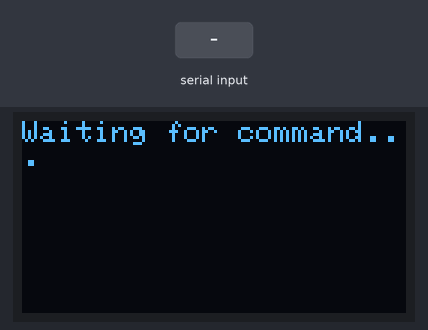
A sketch run on a simulated ESP32. Shown: 128×64 one-colour display. The inputs (shaded band) are chosen by the test bench.

Above: at 1.2 s.
1.3 s: "1" received over Serial
At 1.9 s:
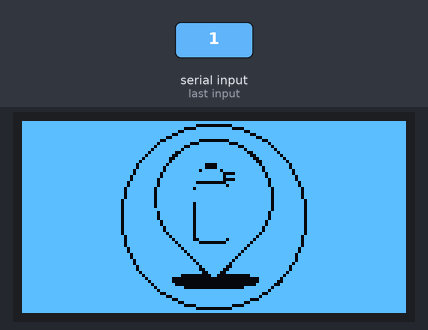
2.8 s: "2" received over Serial
At 4.0 s:
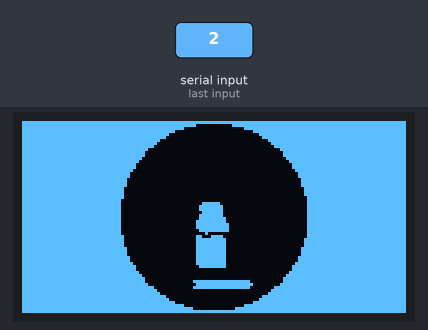
4.3 s: "3" received over Serial
At 5.4 s:
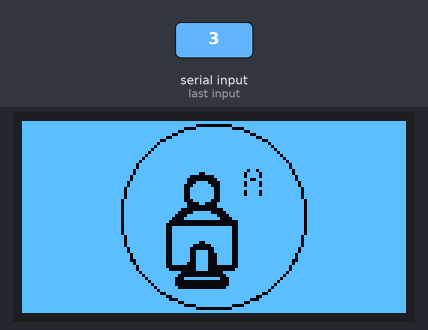
5.8 s: "4" received over Serial
At 6.6 s:
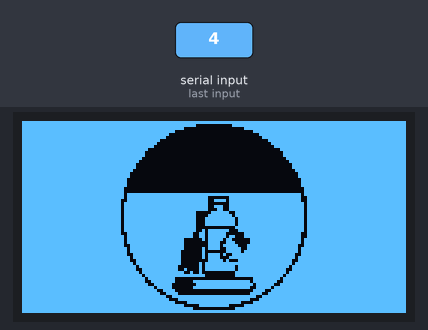
7.3 s: "5" received over Serial
At 7.7 s:
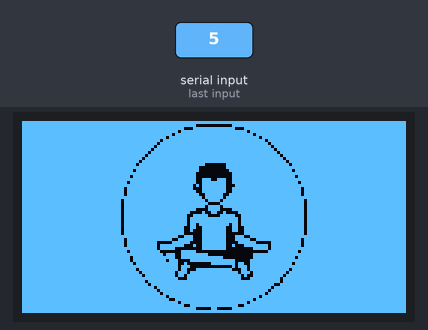
8.8 s: "C" received over Serial
At 10.0 s:
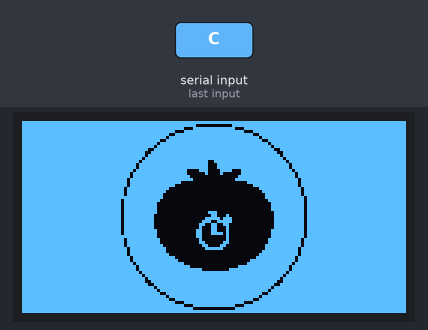
Timing chart, 0 to 11.3 s (numbered marks = the images above; inputs shaded):
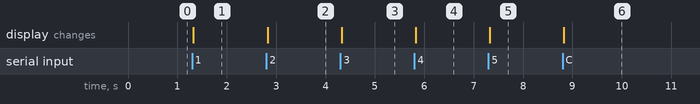

The sketch:

Command_display_copy_20250818120302.ino
```cpp
#include <Wire.h>
#include <Adafruit_GFX.h>
#include <Adafruit_SSD1306.h>
#include "BluetoothSerial.h"  // Built-in ESP32 Bluetooth support

// OLED Configuration
#define SCREEN_WIDTH 128
#define SCREEN_HEIGHT 64
#define OLED_RESET -1
Adafruit_SSD1306 display(SCREEN_WIDTH, SCREEN_HEIGHT, &Wire, OLED_RESET);

// Bluetooth Serial
BluetoothSerial SerialBT;

// Sample Images (bitmaps)
#include "place_bottle.h"
#include "drink_imed.h"
#include "clean_imed.h"
#include "hydrate.h"
#include "Break.h"
#include "wait.h"
// Add more as needed

// Bluetooth (if needed for UNO/Nano)
//#include <SoftwareSerial.h>
//SoftwareSerial BT(10, 11); // RX, TX

void setup() {
  Serial.begin(9600);        // For debugging / Bluetooth
  // BT.begin(9600);         // Use this if using SoftwareSerial for HC-05

  if (!display.begin(SSD1306_SWITCHCAPVCC, 0x3C)) {
    Serial.println("OLED init failed");
    while (true);
  }

  display.clearDisplay();
  display.setTextSize(1);
  display.setTextColor(WHITE);
  display.setCursor(0, 0);
  display.println("Waiting for command...");
  display.display();
}

void loop() {
  if (Serial.available()) {
    char command = Serial.read();  // or use BT.read() if SoftwareSerial

    display.clearDisplay();

    switch (command) {
      case '1':
        display.drawBitmap(0, 0, place_bottle, 128, 64, WHITE);
        break;

      case '2':
        display.drawBitmap(0, 0, drink_imed, 128, 64, WHITE);
        break;

      case '3':
        display.drawBitmap(0, 0, hydrate, 128, 64, WHITE);
        break;

      case '4':
        display.drawBitmap(0, 0, clean_imed, 128, 64, WHITE);
        break;

      case '5':
        display.drawBitmap(0, 0, Break, 128, 64, WHITE);
        break;

      case 'C':
       display.drawBitmap(0, 0, wait, 128, 64, WHITE);
        break;

      case 'c':
        display.setCursor(0, 0);
        display.println("Screen Cleared");
        break;

      default:
        display.setCursor(0, 0);
        display.println("Unknown command:");
        display.print("Code: ");
        display.print(command);
        break;
    }

    display.display();
  }
}
```

Source omitted: Break.h (data table, 6323 bytes), clean_imed.h (data table, 6347 bytes), drink_imed.h (data table, 6347 bytes), hydrate.h (data table, 6332 bytes), place_bottle.h (data table, 6357 bytes), wait.h (data table, 6317 bytes)

Measured:
- after the input at 1.3 s, the display: changes at once (image 1)
- after the input at 2.8 s, the display: changes at once (image 2)
- after the input at 4.3 s, the display: changes at once (image 3)
- after the input at 5.8 s, the display: changes at once (image 4)
- after the input at 7.3 s, the display: changes at once (image 5)
- after the input at 8.8 s, the display: changes at once (image 6)
